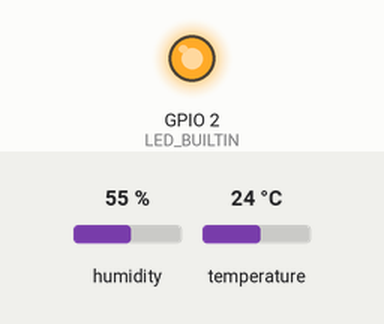
Recording of a sketch running on a simulated ESP8266 (NodeMCU). On the bench: output pins drawn as LEDs (lit = HIGH, except the on-board LED, lit = LOW). The test bench sets the inputs (shaded band); at power-on: humidity 55 %, temperature 24 °C. WiFi joins after 1.5 s; servers stay silent unless stated; what the sketch prints to the serial monitor is not drawn.

Above: at 0.1 s.
At 1.4 s:
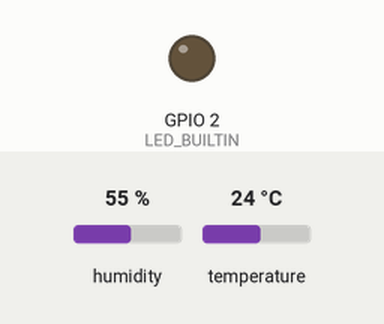
Timing chart, 0 to 2.9 s (numbered marks = the images above):
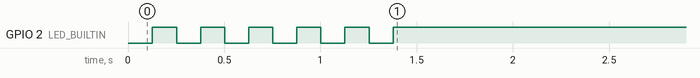

The sketch:

DHT-temp-tracker.ino
```cpp
#define HTML "<!DOCTYPE html><html><head><title>Метеостанция ESP8266</title><meta charset=\"utf-8\"><meta name=\"viewport\" content=\"width=device-width,initial-scale=1\"><style>body{font-family:Arial,sans-serif;text-align:center;margin:50px;background:#f0f0f0}.c{max-width:600px;margin:0 auto;background:#fff;padding:20px;border-radius:10px;box-shadow:0 0 10px rgba(0,0,0,.1)}.db{margin:20px;padding:20px;border-radius:5px;display:inline-block}.t{background:#ffebee;border:2px solid #f44336}.h{background:#e3f2fd;border:2px solid #2196f3}.v{font-size:2em;font-weight:700;margin:10px 0}.u{font-size:.8em;color:#666}.b{padding:10px 20px;margin:10px;background:#4caf50;color:#fff;border:none;border-radius:5px;cursor:pointer}.b:hover{background:#45a049}</style></head><body><div class=c><h1>🌡️ Метеостанция ESP8266</h1><p>Последнее обновление: <span id=lu>--</span></p><div class=\"db t\"><h3>🌡️ Температура</h3><div class=v id=t>--</div><div class=u>°C</div></div><div class=\"db h\"><h3>💧 Влажность</h3><div class=v id=h>--</div><div class=u>%</div></div><br><button class=b onclick=ud()>🔄 Обновить</button></div><script>let e={temp:document.getElementById(\"t\"),hum:document.getElementById(\"h\"),time:document.getElementById(\"lu\")},ud=()=>fetch(\"/data\").then(r=>r.status===500 ? alert(\"ERROR 500\") : r.json().then(({t:t,h:h})=>{e.time.textContent=new Date().toLocaleTimeString(),e.temp.textContent=t,e.hum.textContent=h}));ud();setInterval(ud,5e3);</script></body></html>"

#include <ESP8266WiFi.h>
#include <ESP8266WebServer.h>
#include <DHT.h>

#define LED_BUILTIN 2 // Встроенный светодиод (Для индикации подключения)


ESP8266WebServer server(80);
DHT dht(5, DHT11); // Замените на нужный пин

struct CacheData {
  float temperature;
  float humidity;
  unsigned long lastUpdate;
  bool isValid;
} cache = {0, 0, 0, false};

bool checkAuth() {
  if (!server.authenticate("admin", "admin")) { // Замените на свои данные
    server.requestAuthentication();
    return false;
  }
  return true;
}

void setup() {
  pinMode(LED_BUILTIN, OUTPUT);
  Serial.begin(115200);
  dht.begin();

  connectWifi();

  server.on("/", [](){ if (checkAuth()) server.send(200, "text/html", HTML); });
  server.on("/data", handleData);

  server.begin();
}

void loop() {
  server.handleClient();
  updateCache();
}

void handleData() {
  if (!checkAuth()) return;

  if (!cache.isValid) {
    server.send(500);
    return;
  }

  char json[64];
  sprintf(json, R"({"t":%.1f,"h":%.1f})", cache.temperature, cache.humidity);
  server.send(200, "application/json", json);
}

void updateCache() {
  static unsigned long lastSensorRead = 0;
  const unsigned long now = millis();

  if (now - lastSensorRead >= 4000) {
    lastSensorRead = now;

    float h = dht.readHumidity();
    float t = dht.readTemperature();

    if (!isnan(h) && !isnan(t)) {
      cache.temperature = t;
      cache.humidity = h;
      cache.lastUpdate = now;
      cache.isValid = true;
    } else cache.isValid = false;
  }
}

void connectWifi() {
  WiFi.begin("SSID", "password"); // Заммените на свои данные
  Serial.print("\nConnecting to WiFi ");

  while (WiFi.status() != WL_CONNECTED) {
    digitalWrite(LED_BUILTIN, LOW);
    delay(125);
    digitalWrite(LED_BUILTIN, HIGH);
    delay(125);
    digitalWrite(LED_BUILTIN, LOW);
    delay(125);
    digitalWrite(LED_BUILTIN, HIGH);
    delay(125);
    Serial.print(".");
  }

  digitalWrite(LED_BUILTIN, HIGH);

  Serial.print("\nIP address: ");
  Serial.println(WiFi.localIP());
}
```
